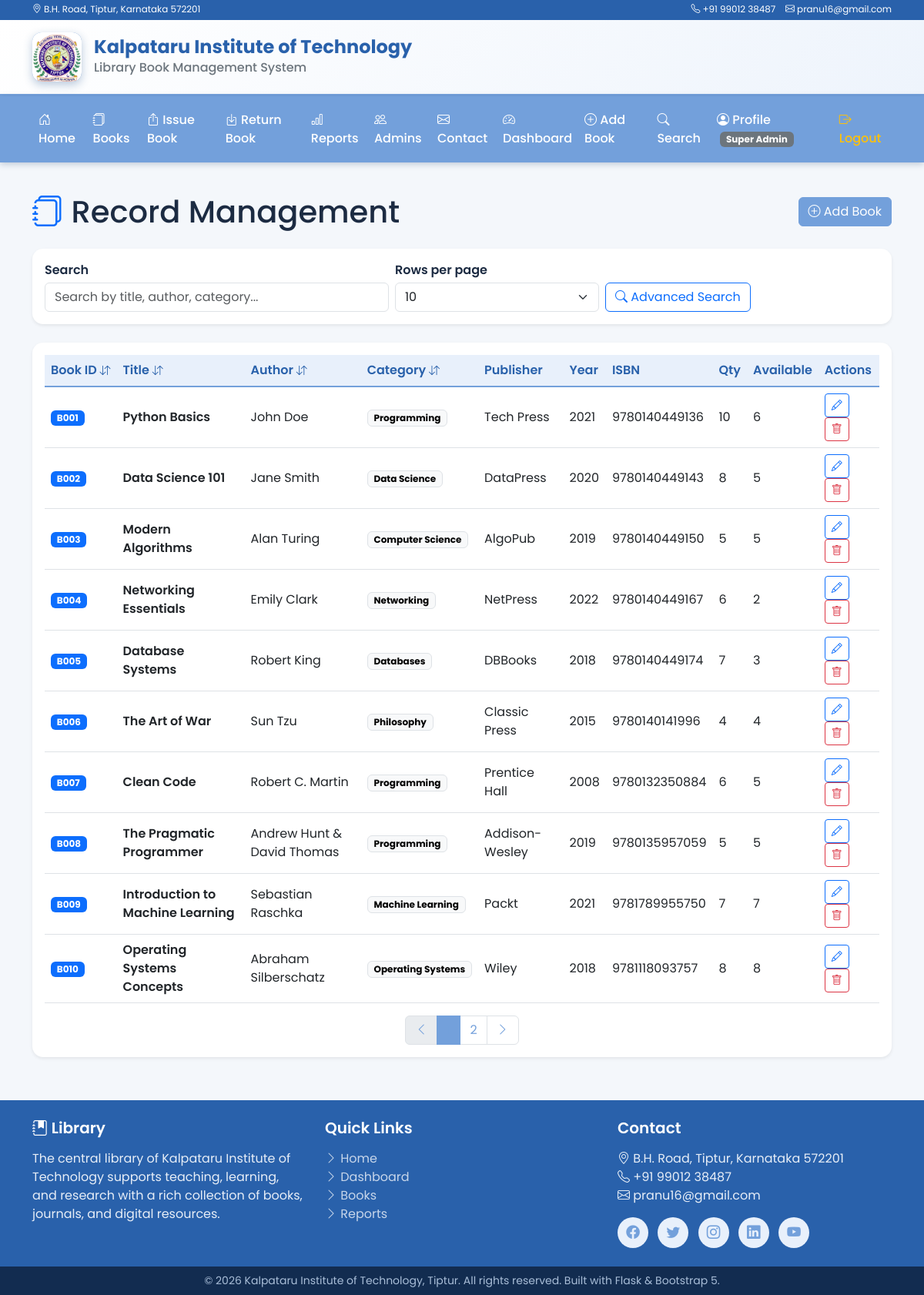
/books (signed in), run on the app's committed database.
### tables this page shows
CREATE TABLE books (
            book_id          TEXT PRIMARY KEY,
            title            TEXT NOT NULL,
            author           TEXT NOT NULL,
            category         TEXT NOT NULL,
            publisher        TEXT NOT NULL,
            year             INTEGER NOT NULL,
            isbn             TEXT NOT NULL UNIQUE,
            quantity         INTEGER NOT NULL,
            available_copies INTEGER NOT NULL
        );

### app.py (the view)
@app.route("/books")
@role_required("books")
def books():
    conn = db.get_connection()
    df = pd.read_sql_query("SELECT * FROM books", conn)
    conn.close()
    return render_template("books.html", books=df.to_dict(orient="records"))

### app.py (called while the page is built, shortened)
def get_user_permissions():
    role = session.get("role")
    if role in db.RULES and role != db.ROLE_SUB_ADMIN:
        return db.RULES[role]

def has_permission(module):
    if module in db.SUPER_ADMIN_ONLY_MODULES:
        return session.get("role") == db.ROLE_SUPER_ADMIN
    return module in get_user_permissions()

def role_required(module):
    def decorator(func):
        @wraps(func)
        def wrapper(*args, **kwargs):
            if "logged_in" not in session:
                return redirect(url_for("login"))
            if not has_permission(module):
                abort(403)
            return func(*args, **kwargs)
        return wrapper
    return decorator

@app.context_processor
def inject_now():
    return {"now": datetime.now().year}

@app.context_processor
def inject_rbac_globals():
    role = session.get("role", db.ROLE_SUPER_ADMIN)
    role_labels = {
        db.ROLE_SUPER_ADMIN: "Super Admin",
        db.ROLE_SEMI_SUPER_ADMIN: "Semi-Super Admin",
        db.ROLE_SUB_ADMIN: "Sub Admin",
    }
    role_label = role_labels.get(role, "Admin")
    return {
        "current_role_label": role_label,
        "has_perm": has_permission,
        "can_manage": can_manage,
        "current_role": role,
    }

### database.py (called while the page is built)
def get_connection():
    conn = sqlite3.connect(DB_PATH)
    conn.row_factory = sqlite3.Row
    conn.execute("PRAGMA foreign_keys = ON")
    return conn

### templates/books.html (shortened to what this page needs)
{% extends "base.html" %}
{% block content %}
<div class="d-flex justify-content-between align-items-center mb-4 flex-wrap gap-2">
  <h1 class="mb-0"><i class="bi bi-journals text-primary"></i> Record Management</h1>
  <a href="{{ url_for('add_book') }}" class="btn btn-primary"><i class="bi bi-plus-circle"></i> Add Book</a>
</div>
<div class="card border-0 shadow-sm mb-4">
  <div class="card-body">
    <div class="row g-2 align-items-end">
      <div class="col-md-5">
        <label class="form-label mb-1">Search</label>
        <input type="text" id="tableSearch" class="form-control" placeholder="Search by title, author, category...">
      </div>
      <div class="col-md-3">
        <label class="form-label mb-1">Rows per page</label>
        <select id="pageSize" class="form-select">
          <option value="10" selected>10</option>
        </select>
      </div>
      <div class="col-md-4 d-flex gap-2">
        <a href="{{ url_for('search') }}" class="btn btn-outline-primary"><i class="bi bi-search"></i> Advanced Search</a>
      </div>
    </div>
  </div>
</div>
<div class="card border-0 shadow-sm">
  <div class="card-body">
    <div class="table-responsive">
      <table class="table table-hover align-middle" id="booksTable">
        <thead>
          <tr>
            <th data-sort="book_id" class="sortable">Book ID <i class="bi bi-arrow-down-up small"></i></th>
            <th data-sort="title" class="sortable">Title <i class="bi bi-arrow-down-up small"></i></th>
            <th data-sort="author" class="sortable">Author <i class="bi bi-arrow-down-up small"></i></th>
            <th data-sort="category" class="sortable">Category <i class="bi bi-arrow-down-up small"></i></th>
            <th>Publisher</th>
            <th>Year</th>
            <th>ISBN</th>
            <th>Qty</th>
            <th>Available</th>
            <th>Actions</th>
          </tr>
        </thead>
        <tbody>
          {% for row in books %}
          <tr>
            <td><span class="badge bg-primary">{{ row['book_id'] }}</span></td>
            <td class="fw-semibold">{{ row['title'] }}</td>
            <td>{{ row['author'] }}</td>
            <td><span class="badge text-bg-light border">{{ row['category'] }}</span></td>
            <td>{{ row['publisher'] }}</td>
            <td>{{ row['year'] }}</td>
            <td>{{ row['isbn'] }}</td>
            <td>{{ row['quantity'] }}</td>
            <td>{{ row['available_copies'] }}</td>
            <td>
              <a href="{{ url_for('edit_book', book_id=row['book_id']) }}" class="btn btn-sm btn-outline-primary" title="Edit">
                <i class="bi bi-pencil"></i>
              </a>
              <button type="button" class="btn btn-sm btn-outline-danger" title="Delete" onclick="confirmDelete('{{ row['book_id'] }}')">
                <i class="bi bi-trash"></i>
              </button>
            </td>
          </tr>
          {% endfor %}
        </tbody>
      </table>
    </div>
    <nav>
      <ul class="pagination justify-content-center mb-0" id="pagination"></ul>
    </nav>
  </div>
</div>
{% endblock %}

### templates/base.html (shortened to what this page needs)
<!doctype html>
<html lang="en">
<head>
  <link href="https://cdn.jsdelivr.net/npm/bootstrap@5.3.0/dist/css/bootstrap.min.css" rel="stylesheet">
  <link href="https://cdn.jsdelivr.net/npm/bootstrap-icons@1.10.5/font/bootstrap-icons.css" rel="stylesheet">
  <link rel="stylesheet" href="{{ url_for('static', filename='css/style.css') }}">
</head>
<body>
  <div class="topbar">
    <div class="container d-flex justify-content-between align-items-center py-1">
      <div class="small">
        <i class="bi bi-geo-alt"></i> B.H. Road, Tiptur, Karnataka 572201
      </div>
<div class="small d-none d-md-block">
        <i class="bi bi-telephone"></i> +91 99012 38487 &nbsp;&nbsp;
        <i class="bi bi-envelope"></i> pranu16@gmail.com
      </div>
    </div>
  </div>
  <header class="institute-header">
    <div class="container py-3">
      <div class="d-flex align-items-center gap-3 flex-wrap">
<a href="{{ url_for('home') }}" class="d-flex align-items-center gap-3 text-decoration-none">
          <div class="logo-placeholder overflow-hidden">
            <img src="{{ url_for('static', filename='images/kol_logo.png') }}" alt="KIT Logo" class="portal-logo-img">
          </div>
          <div>
            <h1 class="institute-title mb-0">Kalpataru Institute of Technology</h1>
            <p class="institute-subtitle mb-0">Library Book Management System</p>
          </div>
        </a>
      </div>
    </div>
  </header>
  <nav class="navbar navbar-expand-lg navbar-dark main-nav sticky-top">
    <div class="container">
      <div class="collapse navbar-collapse" id="mainNav">
        <ul class="navbar-nav me-auto">
          <li class="nav-item"><a class="nav-link" href="{{ url_for('home') }}"><i class="bi bi-house-door"></i> Home</a></li>
          {% if session.get('logged_in') %}
            {% if has_perm('books') %}
              <li class="nav-item"><a class="nav-link" href="{{ url_for('books') }}"><i class="bi bi-journals"></i> Books</a></li>
            {% endif %}
            {% if has_perm('issue') %}
              <li class="nav-item"><a class="nav-link" href="{{ url_for('issue_book') }}"><i class="bi bi-box-arrow-up"></i> Issue Book</a></li>
            {% endif %}
            {% if has_perm('return') %}
              <li class="nav-item"><a class="nav-link" href="{{ url_for('return_book') }}"><i class="bi bi-box-arrow-in-down"></i> Return Book</a></li>
            {% endif %}
            {% if has_perm('reports') %}
              <li class="nav-item"><a class="nav-link" href="{{ url_for('reports') }}"><i class="bi bi-bar-chart"></i> Reports</a></li>
            {% endif %}
            {% if has_perm('manage_admins') %}
              <li class="nav-item"><a class="nav-link" href="{{ url_for('admin_management') }}"><i class="bi bi-people"></i> Admins</a></li>
            {% endif %}
          {% endif %}
          <li class="nav-item"><a class="nav-link" href="{{ url_for('contact') }}"><i class="bi bi-envelope"></i> Contact</a></li>
        </ul>
        <ul class="navbar-nav">
{% if session.get('logged_in') %}
            <li class="nav-item"><a class="nav-link" href="{{ url_for('dashboard') }}"><i class="bi bi-speedometer2"></i> Dashboard</a></li>
            {% if has_perm('add_book') %}
              <li class="nav-item"><a class="nav-link" href="{{ url_for('add_book') }}"><i class="bi bi-plus-circle"></i> Add Book</a></li>
            {% endif %}
            {% if has_perm('search') %}
              <li class="nav-item"><a class="nav-link" href="{{ url_for('search') }}"><i class="bi bi-search"></i> Search</a></li>
            {% endif %}
            <li class="nav-item"><a class="nav-link" href="{{ url_for('profile') }}"><i class="bi bi-person-circle"></i> Profile
              <span class="badge bg-secondary ms-1">{{ current_role_label }}</span>
            </a></li>
            <li class="nav-item"><a class="nav-link text-warning" href="{{ url_for('logout') }}"><i class="bi bi-box-arrow-right"></i> Logout</a></li>
          {% else %}
            <li class="nav-item"><a class="nav-link" href="{{ url_for('login') }}"><i class="bi bi-key"></i> Admin Login</a></li>
          {% endif %}
        </ul>
      </div>
    </div>
  </nav>
  <main class="container my-4">
    {% block content %}{% endblock %}
  </main>
  <footer class="site-footer">
    <div class="container py-4">
      <div class="row g-4">
        <div class="col-md-4">
          <h5><i class="bi bi-journal-bookmark-fill"></i> Library</h5>
          <p class="mb-2">The central library of Kalpataru Institute of Technology supports teaching, learning, and research with a rich collection of books, journals, and digital resources.</p>
        </div>
        <div class="col-md-4">
          <h5>Quick Links</h5>
          <ul class="list-unstyled footer-links">
            <li><a href="{{ url_for('home') }}"><i class="bi bi-chevron-right"></i> Home</a></li>
            <li><a href="{{ url_for('dashboard') }}"><i class="bi bi-chevron-right"></i> Dashboard</a></li>
            <li><a href="{{ url_for('books') }}"><i class="bi bi-chevron-right"></i> Books</a></li>
            <li><a href="{{ url_for('reports') }}"><i class="bi bi-chevron-right"></i> Reports</a></li>
          </ul>
        </div>
        <div class="col-md-4">
          <h5>Contact</h5>
          <ul class="list-unstyled">
<li><i class="bi bi-geo-alt"></i> B.H. Road, Tiptur, Karnataka 572201</li>
            <li><i class="bi bi-telephone"></i> +91 99012 38487</li>
            <li><i class="bi bi-envelope"></i> pranu16@gmail.com</li>
          </ul>
          <div class="social-icons">
            <a href="#" aria-label="Facebook"><i class="bi bi-facebook"></i></a>
            <a href="#" aria-label="Twitter"><i class="bi bi-twitter"></i></a>
            <a href="#" aria-label="Instagram"><i class="bi bi-instagram"></i></a>
            <a href="#" aria-label="LinkedIn"><i class="bi bi-linkedin"></i></a>
            <a href="#" aria-label="YouTube"><i class="bi bi-youtube"></i></a>
          </div>
        </div>
      </div>
    </div>
    <div class="footer-bottom py-2">
      <div class="container text-center small">
        &copy; {{ now }} Kalpataru Institute of Technology, Tiptur. All rights reserved. Built with Flask &amp; Bootstrap 5.
      </div>
    </div>
  </footer>
</body>
</html>

### static/css/style.css (style rules this page uses)
:root { --primary: #73a0db; --primary-dark: #2961ab; --primary-light: #e8f0fb; --accent: #ffc107; --success: #1e8e3e; --warning: #d97706; --danger: #324c6c; --text-dark: #1c2b42; --text-muted: #6c757d; --border: #e2e8f0; --bg-soft: #f4f7fb; }
* { font-family: "Poppins", "Segoe UI", Arial, sans-serif; }
body { background: var(--bg-soft); color: var(--text-dark); min-height: 100vh; display: flex; flex-direction: column; }
main { flex: 1; }
.topbar { background: var(--primary-dark); color: #fff; font-size: 0.85rem; }
.institute-header { background: linear-gradient(135deg, #ffffff 0%, #eef4fc 100%); border-bottom: 3px solid var(--primary); }
.logo-placeholder { width: 64px; height: 64px; border-radius: 12px; background: linear-gradient(135deg, var(--primary), #3a6fb5); color: #fff; display: flex; align-items: center; justify-content: center; font-size: 2rem; box-shadow: 0 4px 12px rgba(31, 78, 140, 0.3); }
.institute-title { font-size: 1.5rem; font-weight: 700; color: var(--primary-dark); }
.institute-subtitle { color: var(--text-muted); font-weight: 500; }
.main-nav { background: var(--primary); box-shadow: 0 2px 8px rgba(22, 58, 104, 0.25); }
.main-nav .nav-link { color: #fff; font-weight: 500; padding: 0.7rem 1rem; transition: background 0.2s ease, color 0.2s ease; border-radius: 6px; }
.card { border-radius: 14px; }
.table thead th { background: var(--primary-light); color: var(--primary-dark); border-bottom: 2px solid var(--primary); font-weight: 600; white-space: nowrap; }
.sortable { cursor: pointer; }
.form-label { font-weight: 600; color: var(--text-dark); }
.btn-primary { background: var(--primary); border-color: var(--primary); }
.portal-logo-img { width: 100%; height: 100%; object-fit: cover; display: block; }
.social-icons a { display: inline-flex; align-items: center; justify-content: center; width: 40px; height: 40px; border-radius: 50%; background: var(--primary-light); color: var(--primary); margin-right: 8px; font-size: 1.1rem; transition: all 0.25s ease; }
.site-footer { background: var(--primary-dark); color: #e7eef7; margin-top: 2rem; }
.site-footer h5 { color: #fff; font-weight: 600; margin-bottom: 1rem; }
.footer-links a { color: #c7d6ea; text-decoration: none; }
.footer-bottom { background: #122c50; color: #a9bed8; }

### data on the page
books: book_id "B001", title "Python Basics", author "John Doe", category "Programming", publisher "Tech Press", year "2021", isbn "9780140449136", quantity "10", available_copies "6"
books: book_id "B002", title "Data Science 101", author "Jane Smith", category "Data Science", publisher "DataPress", year "2020", isbn "9780140449143", quantity "8", available_copies "5"
books: book_id "B003", title "Modern Algorithms", author "Alan Turing", category "Computer Science", publisher "AlgoPub", year "2019", isbn "9780140449150", quantity "5", available_copies "5"
books: book_id "B004", title "Networking Essentials", author "Emily Clark", category "Networking", publisher "NetPress", year "2022", isbn "9780140449167", quantity "6", available_copies "2"
books: book_id "B005", title "Database Systems", author "Robert King", category "Databases", publisher "DBBooks", year "2018", isbn "9780140449174", quantity "7", available_copies "3"
books: book_id "B006", title "The Art of War", author "Sun Tzu", category "Philosophy", publisher "Classic Press", year "2015", isbn "9780140141996", quantity "4", available_copies "4"
books: book_id "B007", title "Clean Code", author "Robert C. Martin", category "Programming", publisher "Prentice Hall", year "2008", isbn "9780132350884", quantity "6", available_copies "5"
books: book_id "B008", title "The Pragmatic Programmer", author "Andrew Hunt & David Thomas", category "Programming", publisher "Addison-Wesley", year "2019", isbn "9780135957059", quantity "5", available_copies "5"
books: book_id "B009", title "Introduction to Machine Learning", author "Sebastian Raschka", category "Machine Learning", publisher "Packt", year "2021", isbn "9781789955750", quantity "7", available_copies "7"
books: book_id "B010", title "Operating Systems Concepts", author "Abraham Silberschatz", category "Operating Systems", publisher "Wiley", year "2018", isbn "9781118093757", quantity "8", available_copies "8"

### other printed values
{{ current_role_label }} "Super Admin"
